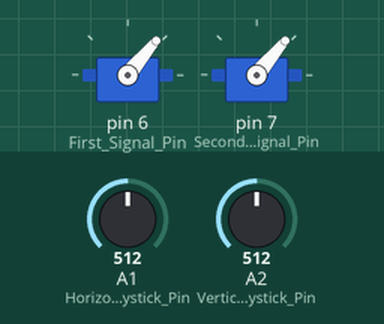
Bench run of a sketch on a simulated Arduino Uno, built with avr-gcc and run on an emulated ATmega328P. Shown: 2 × servo. The inputs (shaded band) are chosen by the test bench; at power-on: A1 (Horizontal_Joystick_Pin) = 512, A2 (Vertical_Joystick_Pin) = 512.

Above: at 2.8 s.
2.9 s: A1 (Horizontal_Joystick_Pin) set to 716
At 5.0 s:
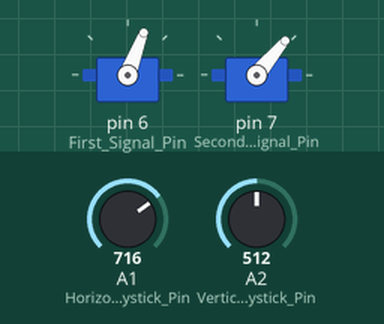
5.6 s: A2 (Vertical_Joystick_Pin) set to 716
At 6.6 s:
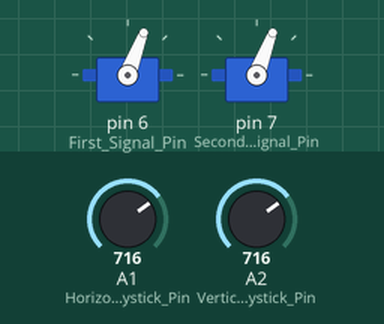
8.3 s: A1 (Horizontal_Joystick_Pin) set to 900
At 10.8 s:
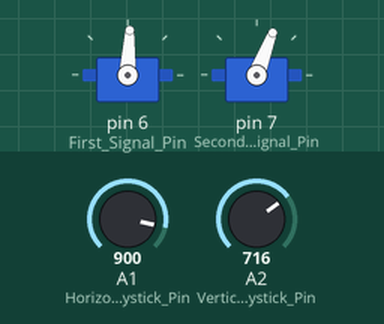
11.5 s: A2 (Vertical_Joystick_Pin) set to 900
At 12.4 s:
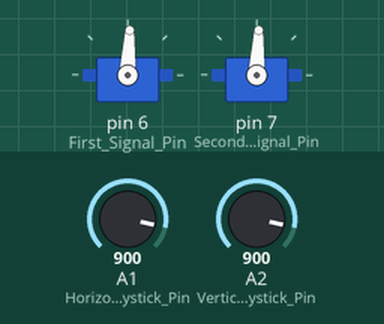
14.2 s: A1 (Horizontal_Joystick_Pin) set to 1023
At 16.7 s:
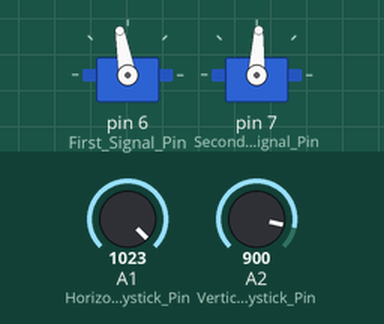
17.5 s: A2 (Vertical_Joystick_Pin) set to 1023
At 19.4 s:
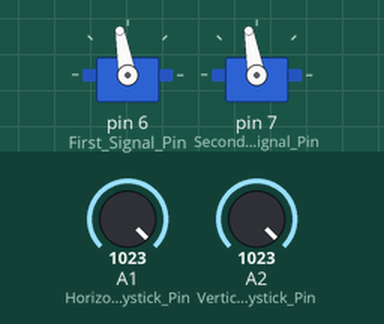
Timing chart, 0 to 20.9 s (numbered marks = the images above; inputs shaded):
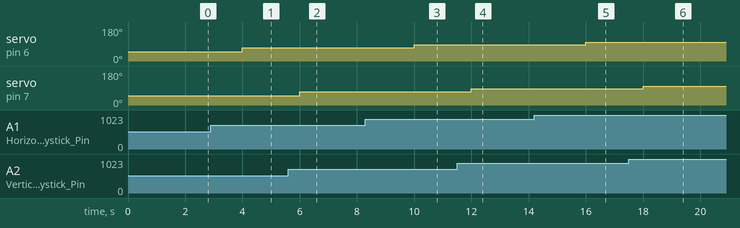

Measured:
- after the input at 2.9 s, servo on pin 6 (First_Signal_Pin): 50° → 69° after 1.1 s
- after the input at 5.6 s, servo on pin 7 (Second_Signal_Pin): 50° → 69° after 0.40 s
- after the input at 8.3 s, servo on pin 6 (First_Signal_Pin): 69° → 87° after 1.7 s
- after the input at 11.5 s, servo on pin 7 (Second_Signal_Pin): 69° → 87° after 0.50 s
- after the input at 14.2 s, servo on pin 6 (First_Signal_Pin): 87° → 100° after 1.8 s
- after the input at 17.5 s, servo on pin 7 (Second_Signal_Pin): 87° → 100° after 0.50 s

The sketch:

RC_Servo.ino
```cpp
#include "Arduino.h"
// Controlling 2 Servos Using a Joystick.

#include <Servo.h>                       // including the library of servo motor

#define ServoH_Min 0
#define ServoH_Max 100

int First_Signal_Pin = 6;                // initializing pin 6 for first servo
int Second_Signal_Pin = 7;         // initializing pin 7 for first servo

int Horizontal_Joystick_Pin = A1;  // initializing A0 for horizontal movement
int Vertical_Joystick_Pin = A2;  // initializing A1 for vertical movement

// initializing the min and max values for horizontal and vertical movement
int Horizontal_Min = 0;
int Horizontal_Max = 180;
int Vertical_Min = 0;
int Vertical_Max = 180;

Servo First_Servo;
Servo Second_Servo;

// Declaring variables for storing values
int Horizontal_Value;
int Horizontal_Servo_Value;
int Vertical_Value;
int Vertical_Servo_Value;

void setup() {
	First_Servo.attach(First_Signal_Pin);      // Enabling pin 6 for first servo
	Second_Servo.attach(Second_Signal_Pin);    // Enabling pin 7 for first servo
}

void loop() {
	Horizontal_Value = analogRead(Horizontal_Joystick_Pin); // Reading the value from A0
	Vertical_Value = analogRead(Vertical_Joystick_Pin); // Reading the value from A1

// Mapping the values for horizontal and vertical movement of joystick.
	Horizontal_Servo_Value = map(Horizontal_Value, 0, 1023, ServoH_Min,
			ServoH_Max);

	Vertical_Servo_Value = map(Vertical_Value, 0, 1023, ServoH_Min, ServoH_Max);

// Moving the servos

	First_Servo.write(Horizontal_Servo_Value);
	Second_Servo.write(Vertical_Servo_Value);

	delay(2000);    // Delay of 2 seconds

}
```
